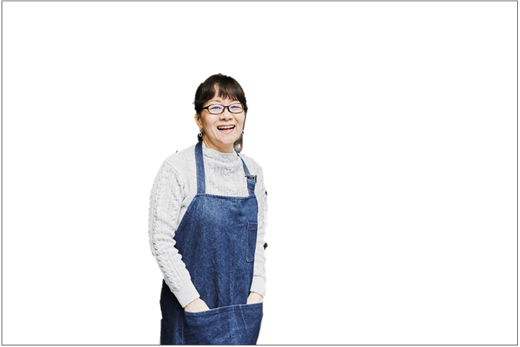
#> input picture icon/test.png, 520 x 347 px
$ python bild.py
#> lines starting #> are read from the running program, lines starting #| are printed output that depends on the picture
from PIL import Image

Image1 = Image.open('icon/test.png')
#> Image1 is the input picture: PIL image 520x347 RGBA; mean R, G, B, A 235.5, 236.2, 238.4, 251.6

croppedIm = Image1.crop((130, 70, 300, 800))
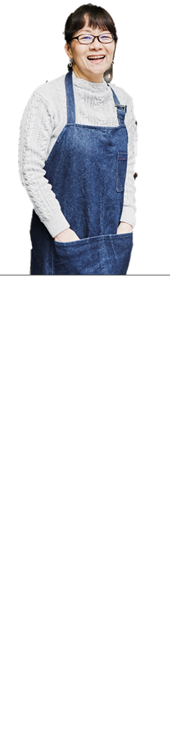
#> croppedIm: PIL image 170x730 RGBA; mean R, G, B, A 71.3, 72.3, 75.5, 96.2; transparent parts drawn white

croppedIm.show()
